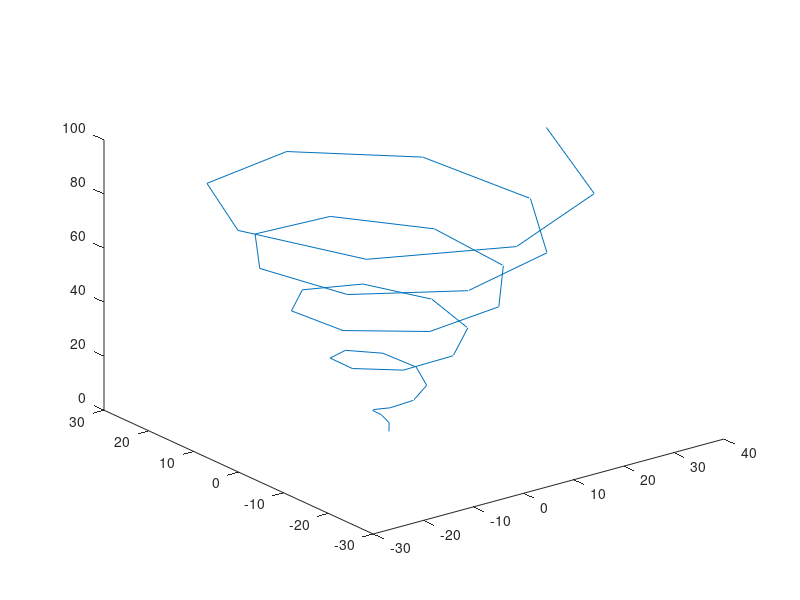

This figure's MATLAB source:
##t = linspace(0,10*pi,40)
##a = 10;
##b = 10;
##x = a*t.*cos(t);
##y = a*t.*sin(t);
##z = b*t;
##plot3(x,y,z)


t = linspace(0,10*pi,40);
tn = 0.5;
phi = pi/10;
k = 1;
##z = cos(phi)*t;
##x = z*tn.*cos(t);
##y = z*tn.*sin(t);
x = t.*cos(t);
y = t.*sin(t);
z = t/tan(phi);
axis equal;
plot3(x,y,z);
